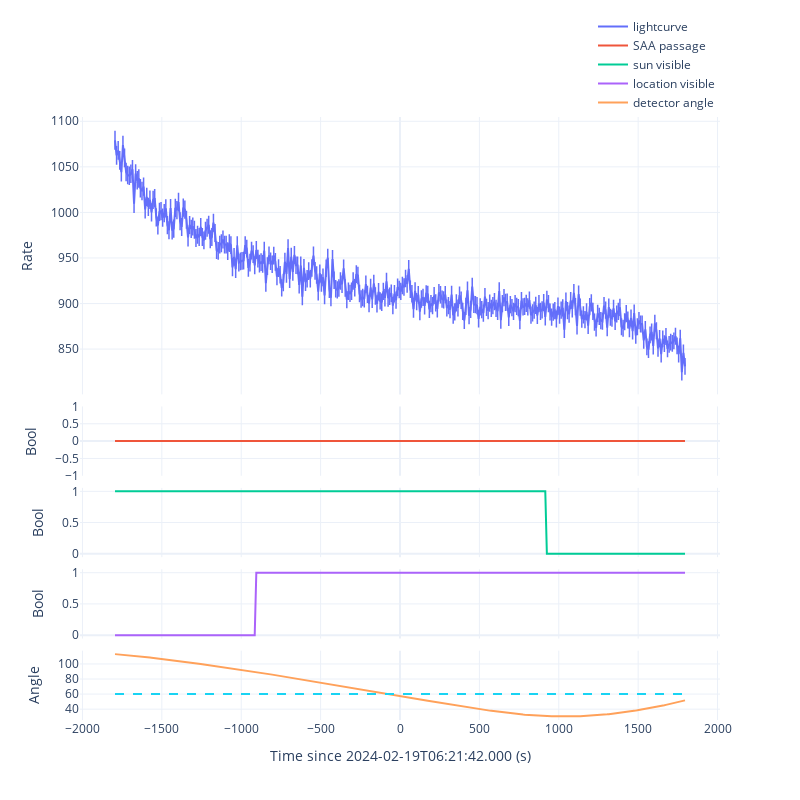
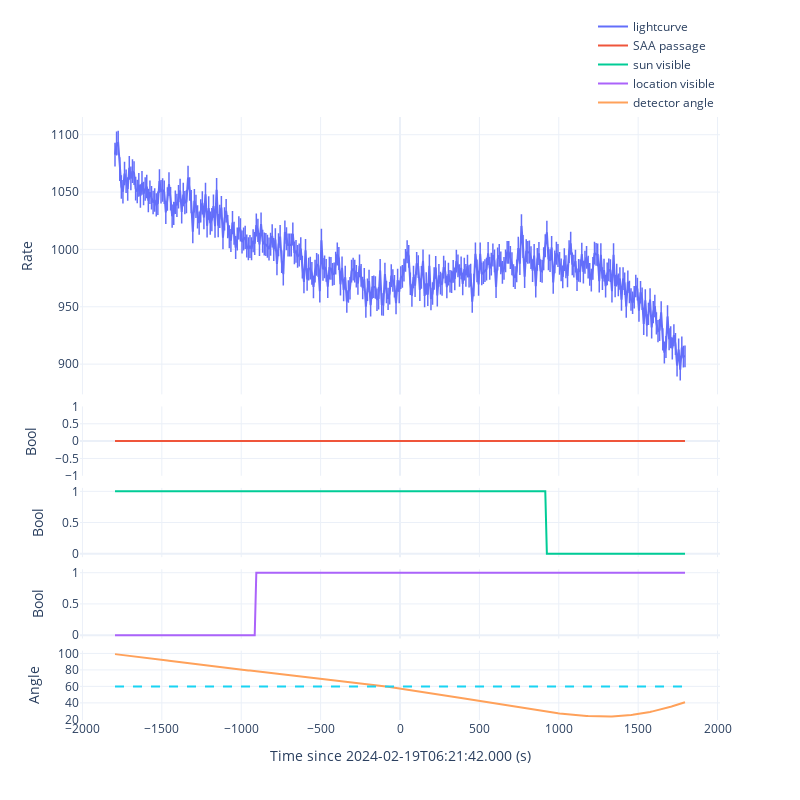
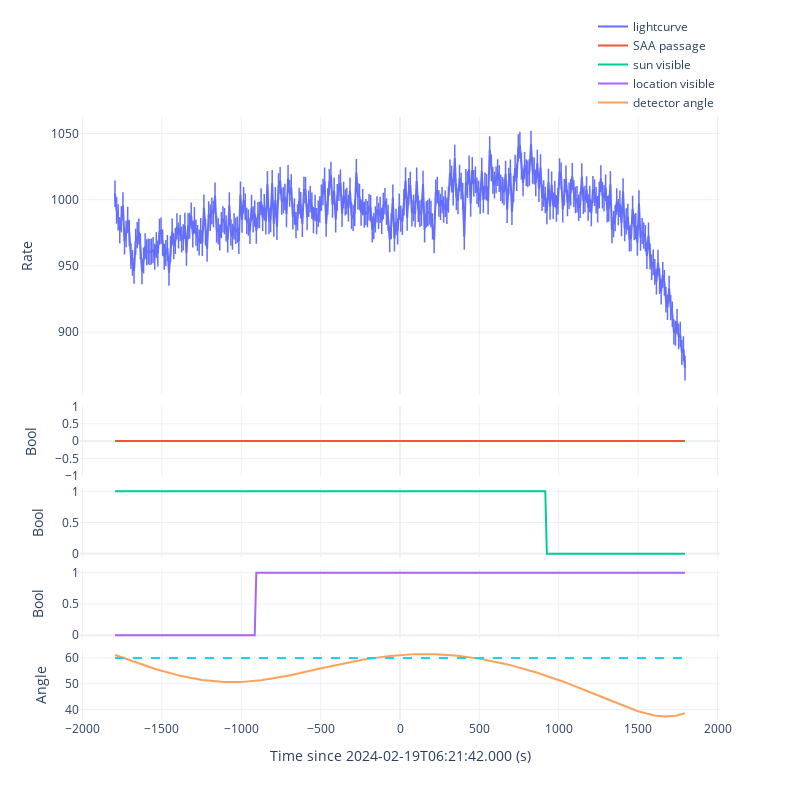
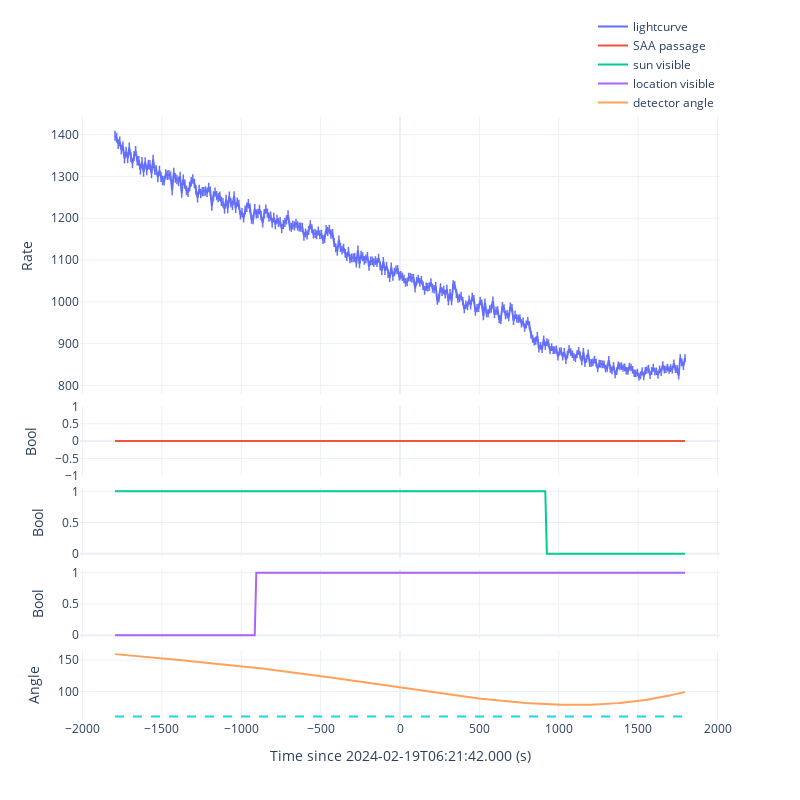

Notebook cell for these charts, in order:
### Code cell
gbm_geo = gbmGeometry(file=gbm_rtv.rtv_res['poshist'])

for det in ['n0', 'n1', 'n2', 'n3', 'n4', 'n5', 'n6', 'n7', 'n8', 'n9', 'na', 'nb']:
    gbm_tte = gbmTTE(gbm_rtv.rtv_res['tte'][det])
    gbm_tte.timezero = fermi_met
    gbm_tte.filter_time([-1800, 1800])
    gbm_tte.filter_energy([10, 1000])
    gbm_tte.lc_binsize = 10

    gbm_saa = gbm_geo.saa_passage(met=gbm_tte.lc_time+gbm_tte.timezero)
    gbm_sun = gbm_geo.sun_visible(met=gbm_tte.lc_time+gbm_tte.timezero)
    gbm_loc = gbm_geo.location_visible(ra=80.016, dec=25.541, met=gbm_tte.lc_time+gbm_tte.timezero)
    gbm_ang = gbm_geo.detector_angle(ra=80.016, dec=25.541, det=det, met=gbm_tte.lc_time+gbm_tte.timezero)
    
    print(msg_format(f'extract light curve for {det}'))
    
    fig = make_subplots(
        rows=5, cols=1,
        row_heights=[0.8, 0.2, 0.2, 0.2, 0.2], 
        shared_xaxes=True,
        horizontal_spacing=0,
        vertical_spacing=0.02)
    
    lc = go.Scatter(x=gbm_tte.lc_time, 
                    y=gbm_tte.lc_src_rate, 
                    mode='lines+markers', 
                    name='lightcurve', 
                    showlegend=True, 
                    error_y=dict(
                        type='data',
                        array=gbm_tte.lc_src_rate_err,
                        thickness=1.5,
                        width=0), 
                    marker=dict(symbol='cross-thin', size=0))
    fig.add_trace(lc, row=1, col=1)
    
    saa = go.Scatter(x=gbm_tte.lc_time, 
                     y=gbm_saa.astype(int), 
                     mode='lines', 
                     name='SAA passage', 
                     showlegend=True)
    fig.add_trace(saa, row=2, col=1)
    
    sun = go.Scatter(x=gbm_tte.lc_time, 
                     y=gbm_sun.astype(int), 
                     mode='lines', 
                     name='sun visible', 
                     showlegend=True)
    fig.add_trace(sun, row=3, col=1)
    
    loc = go.Scatter(x=gbm_tte.lc_time, 
                     y=gbm_loc.astype(int), 
                     mode='lines', 
                     name='location visible', 
                     showlegend=True)
    fig.add_trace(loc, row=4, col=1)
    
    ang = go.Scatter(x=gbm_tte.lc_time, 
                     y=gbm_ang, 
                     mode='lines', 
                     name='detector angle', 
                     showlegend=True)
    a60 = go.Scatter(x=gbm_tte.lc_time, 
                     y=[60]*len(gbm_tte.lc_time), 
                     mode='lines', 
                     showlegend=False, 
                     line=dict(width=2, dash='dash'))
    fig.add_trace(ang, row=5, col=1)
    fig.add_trace(a60, row=5, col=1)
    
    fig.update_xaxes(title_text=f'Time since {gbm_tte.timezero_utc} (s)', row=5, col=1)
    fig.update_yaxes(title_text=f'Rate', row=1, col=1)
    fig.update_yaxes(title_text=f'Bool', row=2, col=1)
    fig.update_yaxes(title_text=f'Bool', row=3, col=1)
    fig.update_yaxes(title_text=f'Bool', row=4, col=1)
    fig.update_yaxes(title_text=f'Angle', row=5, col=1)
    fig.update_layout(template='plotly_white', height=800, width=800)
    fig.update_layout(legend=dict(x=1, y=1, xanchor='right', yanchor='bottom'))
    
    fig.show()

### Figure 1 — Plotly figure (JSON) as saved in the notebook; plotly's stock layout.template omitted (floating-point values rounded to 4 significant figures; data arrays with more than 128 entries replaced by an {"elided": "..."} marker saying what was removed)
{"data": [{"error_y": {"array": {"elided": "360 float values"}, "thickness": 1.5, "type": "data", "width": 0}, "marker": {"size": 0, "symbol": "cross-thin"}, "mode": "lines+markers", "name": "lightcurve", "showlegend": true, "type": "scatter", "x": {"elided": "360 int values"}, "xaxis": "x", "y": {"elided": "360 float values"}, "yaxis": "y"}, {"mode": "lines", "name": "SAA passage", "showlegend": true, "type": "scatter", "x": {"elided": "360 int values"}, "xaxis": "x2", "y": {"elided": "360 int values"}, "yaxis": "y2"}, {"mode": "lines", "name": "sun visible", "showlegend": true, "type": "scatter", "x": {"elided": "360 int values"}, "xaxis": "x3", "y": {"elided": "360 int values"}, "yaxis": "y3"}, {"mode": "lines", "name": "location visible", "showlegend": true, "type": "scatter", "x": {"elided": "360 int values"}, "xaxis": "x4", "y": {"elided": "360 int values"}, "yaxis": "y4"}, {"mode": "lines", "name": "detector angle", "showlegend": true, "type": "scatter", "x": {"elided": "360 int values"}, "xaxis": "x5", "y": {"elided": "360 float values"}, "yaxis": "y5"}, {"line": {"dash": "dash", "width": 2}, "mode": "lines", "showlegend": false, "type": "scatter", "x": {"elided": "360 int values"}, "xaxis": "x5", "y": {"elided": "360 int values"}, "yaxis": "y5"}], "layout": {"height": 800, "legend": {"x": 1, "xanchor": "right", "y": 1, "yanchor": "bottom"}, "width": 800, "xaxis": {"anchor": "y", "domain": [0, 1], "matches": "x5", "showticklabels": false}, "xaxis2": {"anchor": "y2", "domain": [0, 1], "matches": "x5", "showticklabels": false}, "xaxis3": {"anchor": "y3", "domain": [0, 1], "matches": "x5", "showticklabels": false}, "xaxis4": {"anchor": "y4", "domain": [0, 1], "matches": "x5", "showticklabels": false}, "xaxis5": {"anchor": "y5", "domain": [0, 1], "title": {"text": "Time since 2024-02-19T06:21:42.000 (s)"}}, "yaxis": {"anchor": "x", "domain": [0.54, 1], "title": {"text": "Rate"}}, "yaxis2": {"anchor": "x2", "domain": [0.405, 0.52], "title": {"text": "Bool"}}, "yaxis3": {"anchor": "x3", "domain": [0.27, 0.385], "title": {"text": "Bool"}}, "yaxis4": {"anchor": "x4", "domain": [0.135, 0.25], "title": {"text": "Bool"}}, "yaxis5": {"anchor": "x5", "domain": [0, 0.115], "title": {"text": "Angle"}}}}

### Figure 2 — Plotly figure (JSON) as saved in the notebook; plotly's stock layout.template omitted (floating-point values rounded to 4 significant figures; data arrays with more than 128 entries replaced by an {"elided": "..."} marker saying what was removed)
{"data": [{"error_y": {"array": {"elided": "360 float values"}, "thickness": 1.5, "type": "data", "width": 0}, "marker": {"size": 0, "symbol": "cross-thin"}, "mode": "lines+markers", "name": "lightcurve", "showlegend": true, "type": "scatter", "x": {"elided": "360 int values"}, "xaxis": "x", "y": {"elided": "360 float values"}, "yaxis": "y"}, {"mode": "lines", "name": "SAA passage", "showlegend": true, "type": "scatter", "x": {"elided": "360 int values"}, "xaxis": "x2", "y": {"elided": "360 int values"}, "yaxis": "y2"}, {"mode": "lines", "name": "sun visible", "showlegend": true, "type": "scatter", "x": {"elided": "360 int values"}, "xaxis": "x3", "y": {"elided": "360 int values"}, "yaxis": "y3"}, {"mode": "lines", "name": "location visible", "showlegend": true, "type": "scatter", "x": {"elided": "360 int values"}, "xaxis": "x4", "y": {"elided": "360 int values"}, "yaxis": "y4"}, {"mode": "lines", "name": "detector angle", "showlegend": true, "type": "scatter", "x": {"elided": "360 int values"}, "xaxis": "x5", "y": {"elided": "360 float values"}, "yaxis": "y5"}, {"line": {"dash": "dash", "width": 2}, "mode": "lines", "showlegend": false, "type": "scatter", "x": {"elided": "360 int values"}, "xaxis": "x5", "y": {"elided": "360 int values"}, "yaxis": "y5"}], "layout": {"height": 800, "legend": {"x": 1, "xanchor": "right", "y": 1, "yanchor": "bottom"}, "width": 800, "xaxis": {"anchor": "y", "domain": [0, 1], "matches": "x5", "showticklabels": false}, "xaxis2": {"anchor": "y2", "domain": [0, 1], "matches": "x5", "showticklabels": false}, "xaxis3": {"anchor": "y3", "domain": [0, 1], "matches": "x5", "showticklabels": false}, "xaxis4": {"anchor": "y4", "domain": [0, 1], "matches": "x5", "showticklabels": false}, "xaxis5": {"anchor": "y5", "domain": [0, 1], "title": {"text": "Time since 2024-02-19T06:21:42.000 (s)"}}, "yaxis": {"anchor": "x", "domain": [0.54, 1], "title": {"text": "Rate"}}, "yaxis2": {"anchor": "x2", "domain": [0.405, 0.52], "title": {"text": "Bool"}}, "yaxis3": {"anchor": "x3", "domain": [0.27, 0.385], "title": {"text": "Bool"}}, "yaxis4": {"anchor": "x4", "domain": [0.135, 0.25], "title": {"text": "Bool"}}, "yaxis5": {"anchor": "x5", "domain": [0, 0.115], "title": {"text": "Angle"}}}}

### Figure 3 — Plotly figure (JSON) as saved in the notebook; plotly's stock layout.template omitted (floating-point values rounded to 4 significant figures; data arrays with more than 128 entries replaced by an {"elided": "..."} marker saying what was removed)
{"data": [{"error_y": {"array": {"elided": "360 float values"}, "thickness": 1.5, "type": "data", "width": 0}, "marker": {"size": 0, "symbol": "cross-thin"}, "mode": "lines+markers", "name": "lightcurve", "showlegend": true, "type": "scatter", "x": {"elided": "360 int values"}, "xaxis": "x", "y": {"elided": "360 float values"}, "yaxis": "y"}, {"mode": "lines", "name": "SAA passage", "showlegend": true, "type": "scatter", "x": {"elided": "360 int values"}, "xaxis": "x2", "y": {"elided": "360 int values"}, "yaxis": "y2"}, {"mode": "lines", "name": "sun visible", "showlegend": true, "type": "scatter", "x": {"elided": "360 int values"}, "xaxis": "x3", "y": {"elided": "360 int values"}, "yaxis": "y3"}, {"mode": "lines", "name": "location visible", "showlegend": true, "type": "scatter", "x": {"elided": "360 int values"}, "xaxis": "x4", "y": {"elided": "360 int values"}, "yaxis": "y4"}, {"mode": "lines", "name": "detector angle", "showlegend": true, "type": "scatter", "x": {"elided": "360 int values"}, "xaxis": "x5", "y": {"elided": "360 float values"}, "yaxis": "y5"}, {"line": {"dash": "dash", "width": 2}, "mode": "lines", "showlegend": false, "type": "scatter", "x": {"elided": "360 int values"}, "xaxis": "x5", "y": {"elided": "360 int values"}, "yaxis": "y5"}], "layout": {"height": 800, "legend": {"x": 1, "xanchor": "right", "y": 1, "yanchor": "bottom"}, "width": 800, "xaxis": {"anchor": "y", "domain": [0, 1], "matches": "x5", "showticklabels": false}, "xaxis2": {"anchor": "y2", "domain": [0, 1], "matches": "x5", "showticklabels": false}, "xaxis3": {"anchor": "y3", "domain": [0, 1], "matches": "x5", "showticklabels": false}, "xaxis4": {"anchor": "y4", "domain": [0, 1], "matches": "x5", "showticklabels": false}, "xaxis5": {"anchor": "y5", "domain": [0, 1], "title": {"text": "Time since 2024-02-19T06:21:42.000 (s)"}}, "yaxis": {"anchor": "x", "domain": [0.54, 1], "title": {"text": "Rate"}}, "yaxis2": {"anchor": "x2", "domain": [0.405, 0.52], "title": {"text": "Bool"}}, "yaxis3": {"anchor": "x3", "domain": [0.27, 0.385], "title": {"text": "Bool"}}, "yaxis4": {"anchor": "x4", "domain": [0.135, 0.25], "title": {"text": "Bool"}}, "yaxis5": {"anchor": "x5", "domain": [0, 0.115], "title": {"text": "Angle"}}}}

### Figure 4 — Plotly figure (JSON) as saved in the notebook; plotly's stock layout.template omitted (floating-point values rounded to 4 significant figures; data arrays with more than 128 entries replaced by an {"elided": "..."} marker saying what was removed)
{"data": [{"error_y": {"array": {"elided": "360 float values"}, "thickness": 1.5, "type": "data", "width": 0}, "marker": {"size": 0, "symbol": "cross-thin"}, "mode": "lines+markers", "name": "lightcurve", "showlegend": true, "type": "scatter", "x": {"elided": "360 int values"}, "xaxis": "x", "y": {"elided": "360 float values"}, "yaxis": "y"}, {"mode": "lines", "name": "SAA passage", "showlegend": true, "type": "scatter", "x": {"elided": "360 int values"}, "xaxis": "x2", "y": {"elided": "360 int values"}, "yaxis": "y2"}, {"mode": "lines", "name": "sun visible", "showlegend": true, "type": "scatter", "x": {"elided": "360 int values"}, "xaxis": "x3", "y": {"elided": "360 int values"}, "yaxis": "y3"}, {"mode": "lines", "name": "location visible", "showlegend": true, "type": "scatter", "x": {"elided": "360 int values"}, "xaxis": "x4", "y": {"elided": "360 int values"}, "yaxis": "y4"}, {"mode": "lines", "name": "detector angle", "showlegend": true, "type": "scatter", "x": {"elided": "360 int values"}, "xaxis": "x5", "y": {"elided": "360 float values"}, "yaxis": "y5"}, {"line": {"dash": "dash", "width": 2}, "mode": "lines", "showlegend": false, "type": "scatter", "x": {"elided": "360 int values"}, "xaxis": "x5", "y": {"elided": "360 int values"}, "yaxis": "y5"}], "layout": {"height": 800, "legend": {"x": 1, "xanchor": "right", "y": 1, "yanchor": "bottom"}, "width": 800, "xaxis": {"anchor": "y", "domain": [0, 1], "matches": "x5", "showticklabels": false}, "xaxis2": {"anchor": "y2", "domain": [0, 1], "matches": "x5", "showticklabels": false}, "xaxis3": {"anchor": "y3", "domain": [0, 1], "matches": "x5", "showticklabels": false}, "xaxis4": {"anchor": "y4", "domain": [0, 1], "matches": "x5", "showticklabels": false}, "xaxis5": {"anchor": "y5", "domain": [0, 1], "title": {"text": "Time since 2024-02-19T06:21:42.000 (s)"}}, "yaxis": {"anchor": "x", "domain": [0.54, 1], "title": {"text": "Rate"}}, "yaxis2": {"anchor": "x2", "domain": [0.405, 0.52], "title": {"text": "Bool"}}, "yaxis3": {"anchor": "x3", "domain": [0.27, 0.385], "title": {"text": "Bool"}}, "yaxis4": {"anchor": "x4", "domain": [0.135, 0.25], "title": {"text": "Bool"}}, "yaxis5": {"anchor": "x5", "domain": [0, 0.115], "title": {"text": "Angle"}}}}
